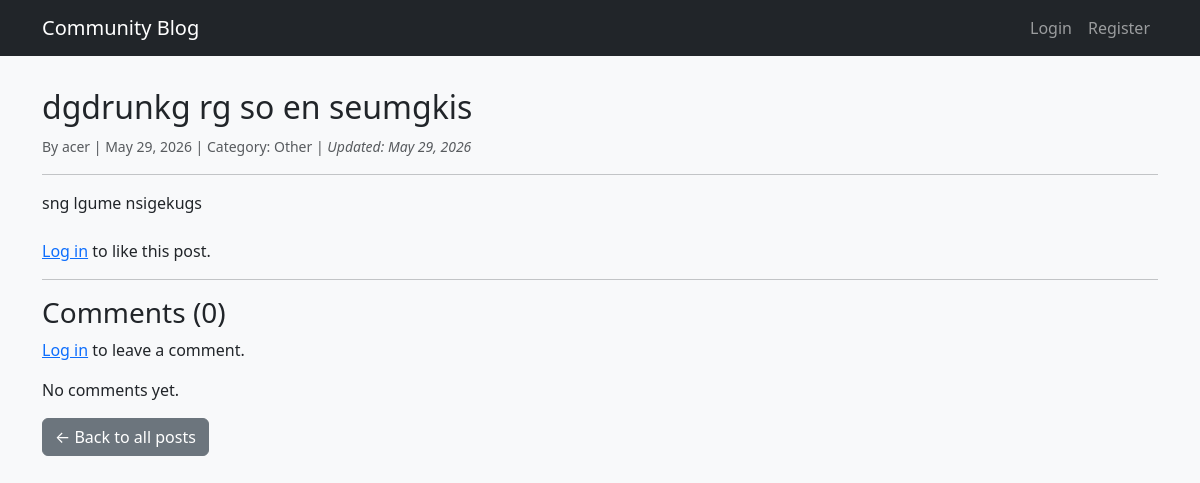
Screenshot of /blog/post/dgdrunkg-rg-so-en-seumgkis/ with the database file from the repository.
### blog/models.py (models this page shows, shortened)
class Post(models.Model):
    CATEGORY_CHOICES = [
        ('tech','Technology'),
        ('lifestyle','Lifestyle'),
        ('travel','Travel'),
        ('food','Food'),
        ('other','Other'),
    ]
    title = models.CharField(max_length = 200)
    slug = models.SlugField(max_length = 200, unique = True, blank = True)
    body = models.TextField()
    author = models.ForeignKey(User, on_delete = models.CASCADE, related_name='posts')
    category = models.CharField(max_length=20, choices = CATEGORY_CHOICES, default='other')
    created_at = models.DateTimeField(auto_now_add=True)
    updated_at = models.DateTimeField(auto_now = True)
    class Meta:
        ordering = ['-created_at']

### blog/views.py (the view)
# urls.py: path('post/<slug:slug>/', views.post_detail, name='post-detail'),
def post_detail(request, slug):
    post = get_object_or_404(Post, slug=slug)
    comments = post.comments.all()
    if request.method == 'POST':
        if not request.user.is_authenticated:
            messages.error(request, 'You must be logged in to comment.')
            return redirect('login')
        comment_form = CommentForm(request.POST)
        if comment_form.is_valid():
            comment = comment_form.save(commit=False)
            comment.post = post
            comment.user = request.user
            comment.save()
            messages.success(request, 'Comment added!')
            return redirect('post-detail', slug=post.slug)
    else:
        comment_form = CommentForm()
    context = {
        'post': post,
        'comments': comments,
        'comment_form': comment_form,
    }
    return render(request, 'blog/post_detail.html', context)

### blog/templates/blog/post_detail.html (shortened to what this page needs)
{% extends 'base.html' %}
{% block content %}
<article>
    <h2>{{ post.title }}</h2>
    <p class="text-muted">
        <small>
            By {{ post.author.username }} |
            {{ post.created_at|date:"F d, Y" }} |
            Category: {{ post.get_category_display }}
            {% if post.updated_at > post.created_at %}
                | <em>Updated: {{ post.updated_at|date:"F d, Y" }}</em>
            {% endif %}
        </small>
    </p>
    <hr>
    <div class="mb-4">{{ post.body|linebreaks }}</div>
</article>
{% if user.is_authenticated %}
    <div class="mb-3">
        <button id="like-btn" class="btn btn-outline-danger" data-slug="{{ post.slug }}">
            {% if user in post.likes.all %}Unlike{% else %}Like{% endif %}
        </button>
        <span class="ms-2"><span id="like-count">{{ post.likes.count }}</span> likes</span>
    </div>
{% else %}
    <p><a href="{% url 'login' %}">Log in</a> to like this post.</p>
{% endif %}
<hr>
<h3>Comments ({{ comments.count }})</h3>
{% if user.is_authenticated %}
    <form method="post" class="mb-4">
        {% csrf_token %}
        <div class="mb-3">
            {{ comment_form.body }}
        </div>
        <button type="submit" class="btn btn-primary">Add Comment</button>
    </form>
{% else %}
    <p><a href="{% url 'login' %}">Log in</a> to leave a comment.</p>
{% endif %}
{% for comment in comments %}
    <div class="card mb-2">
        <div class="card-body">
            <p class="card-text">{{ comment.body }}</p>
            <p class="card-subtitle text-muted small">
                – {{ comment.user.username }}, {{ comment.created_at|date:"M d, Y H:i" }}
                {% if user == comment.user %}
                    <form action="{% url 'comment-delete' comment.pk %}" method="post" class="d-inline">
                        {% csrf_token %}
                        <button type="submit" class="btn btn-sm btn-danger">Delete</button>
                    </form>
                {% endif %}
            </p>
        </div>
    </div>
{% empty %}
    <p>No comments yet.</p>
{% endfor %}
<p class="mt-3"><a href="{% url 'post-list' %}" class="btn btn-secondary">&larr; Back to all posts</a></p>
{% endblock %}

### static/css/style.css (style rules this page uses)
body { background-color: #f8f9fa; }

### rows the page displays
Post: title "dgdrunkg rg so en seumgkis", author.username "acer", created_at "May 29, 2026", category "Other", updated_at "May 29, 2026", body "sng lgume nsigekugs", count "0"
